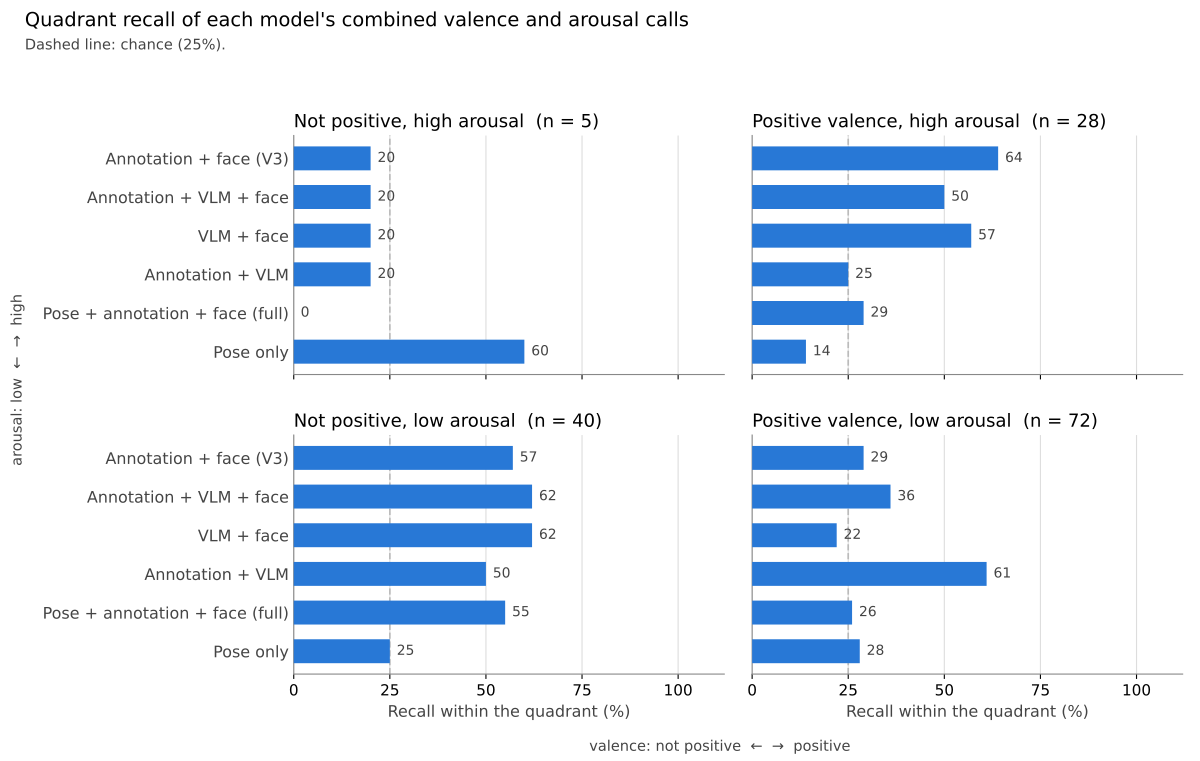

This figure's Python source:
"""Quadrant recall per model (no reference bars).

Values are the per-quadrant recalls of Table tab:quadrants in reports/test.tex.
Writes quadrant_recall_models.{pdf,png} next to this script.
"""
from pathlib import Path

import matplotlib.pyplot as plt

OUT = Path(__file__).with_name("quadrant_recall_models")

# model -> (pos/high, pos/low, notpos/high, notpos/low)
MODELS = {
    "Annotation + face (V3)": (64, 29, 20, 57),
    "Annotation + VLM + face": (50, 36, 20, 62),
    "VLM + face": (57, 22, 20, 62),
    "Annotation + VLM": (25, 61, 20, 50),
    "Pose + annotation + face (full)": (29, 26, 0, 55),
    "Pose only": (14, 28, 60, 25),
}
N = {"pos_high": 28, "pos_low": 72, "neg_high": 5, "neg_low": 40}

# (row, col, title, index into the value tuple)
PANELS = [
    (0, 0, f"Not positive, high arousal  (n = {N['neg_high']})", 2),
    (0, 1, f"Positive valence, high arousal  (n = {N['pos_high']})", 0),
    (1, 0, f"Not positive, low arousal  (n = {N['neg_low']})", 3),
    (1, 1, f"Positive valence, low arousal  (n = {N['pos_low']})", 1),
]

BLUE = "#2878d6"
GRID = "#dddddd"
AXIS = "#888888"
TEXT = "#444444"

plt.rcParams.update({"font.family": "DejaVu Sans", "font.size": 11})
fig, axes = plt.subplots(2, 2, figsize=(12, 7.6), sharex=True)

names = list(MODELS)
ys = range(len(names))
for r, c, title, k in PANELS:
    ax = axes[r][c]
    vals = [MODELS[m][k] for m in names]
    ax.barh(ys, vals, height=0.62, color=BLUE, zorder=3)
    for y, v in zip(ys, vals):
        ax.text(v + 1.8, y, f"{v}", va="center", fontsize=10, color=TEXT)
    ax.axvline(25, ls="--", color="#bbbbbb", lw=1.2, zorder=2)
    ax.set_xlim(0, 112)
    ax.set_xticks([0, 25, 50, 75, 100])
    ax.xaxis.grid(True, color=GRID, zorder=0)
    ax.set_yticks(list(ys))
    ax.set_yticklabels(names if c == 0 else [], fontsize=11.5, color=TEXT)
    ax.tick_params(axis="y", length=0)
    ax.invert_yaxis()
    ax.set_title(title, loc="left", fontsize=13)
    for s in ("top", "right"):
        ax.spines[s].set_visible(False)
    for s in ("left", "bottom"):
        ax.spines[s].set_color(AXIS)
    if r == 1:
        ax.set_xlabel("Recall within the quadrant (%)", color=TEXT, fontsize=11.5)

fig.suptitle("Quadrant recall of each model's combined valence and arousal calls",
             x=0.02, ha="left", fontsize=14, y=0.985)
fig.text(0.02, 0.935, "Dashed line: chance (25%).", fontsize=10.5, color=TEXT)
fig.text(0.008, 0.5, "arousal: low  ←  →  high", rotation=90,
         va="center", fontsize=10.5, color=TEXT)
fig.text(0.6, 0.012, "valence: not positive  ←  →  positive",
         ha="center", fontsize=10.5, color=TEXT)
fig.tight_layout(rect=(0.02, 0.03, 1, 0.92), h_pad=2.2, w_pad=1.5)

fig.savefig(OUT.with_suffix(".pdf"))
fig.savefig(OUT.with_suffix(".png"), dpi=120)
print("wrote", OUT.with_suffix(".pdf"), OUT.with_suffix(".png"))
